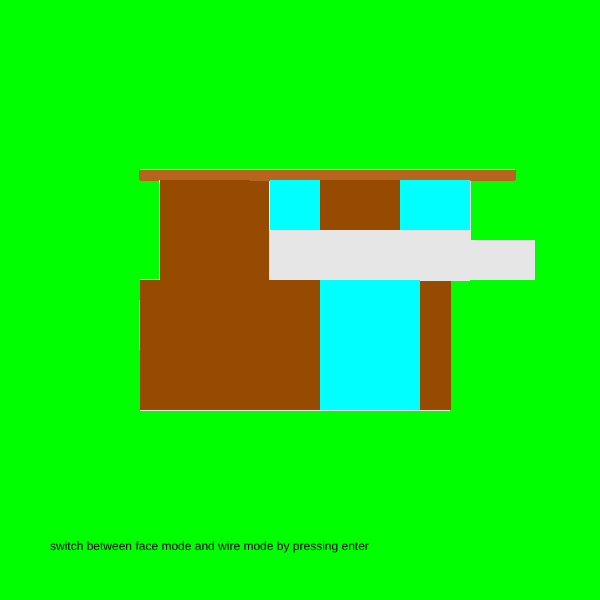
Frame 1 (no input)
Frame 60 (no input): identical to frame 1, image omitted
Frame 120 (the mouse pressed at the canvas centre since frame 60): identical to frame 1, image omitted

The p5.js sketch that drew this single still picture (run headless with seeded random() and noise() and a simulated clock; from frame 60 on, the mouse is pressed at the canvas centre):

// p5.js sketch
// ── sketch.js
/*
Project 11 - 3D
This is a 3D model of a house on a 600x600 canvas. I used a 600x600 canvas so that it is easier to see the house.
There are two modes (face mode and wire mode). Face mode allows the user to see a colored version of the home
and wire mode allows the user to see the wire frame of the house by pressing enter 
*/
var backgroundColour, nodeColour, edgeColour;
var nodeSize = 8;
var base;
var base_left_cover;
var base_right_cover;
var base_back_cover;

var topFloor;
var topFloor_left_cover;
var topFloor_right_cover;
var topFloor_back_cover;

var topFloor_roof;
var topFloor_back;
var topFloor_roof_back;
var window_front;

var shapes = [];
var wire_shapes = [];

var isFaceMode;
function setup() {
    createCanvas(600, 600);
    fill(0, 0, 0);
    angleMode(DEGREES);
    isFaceMode = true;
    backgroundColour = color(255, 255, 255);
    nodeColour = color(40, 168, 107);
    edgeColour = color(34, 68, 204);

    //SET UP SHAPES
    //x, y, z, w, h, d
    base = new object(-160, -20, -20, 310, 130, 250);
    base.id = "brick"
    base_left_cover = new object(base.x - 1, base.y, base.z, 1, base.h, base.d);
    base_left_cover.id = "brick";
    base_right_cover = new object(base.x + base.w, base.y, base.z, 1, base.h, base.d);
    base_right_cover.id = "brick";
    base_back_cover = new object(base.x, base.y, base.z + base.d + 1, base.w, base.h, 1);
    base_back_cover.id = "back_wall";
    base_front_cover = new object(base.x, base.y, base.z - 1, base.w, base.h, -1);
    base_front_cover.id = "front_wall";
    base_top_cover = new object(base.x, base.y - 1, base.z, base.w, 1, base.d);
    base_top_cover.id = "top_wall";
    base_bottom_cover = new object(base.x, base.y + base.h, base.z, base.w, 1, base.d);


    topFloor = new object(-30, -120, -50, 200, 100, 100);
    topFloor_left_cover = new object(topFloor.x - 1, topFloor.y, topFloor.z, 1, topFloor.h, topFloor.d);
    topFloor_left_cover.color_wall = "left_wall";
    topFloor_right_cover = new object(topFloor.x + topFloor.w, topFloor.y, topFloor.z, 1, topFloor.h, topFloor.d);
    topFloor_right_cover.color_wall = "right_wall";
    topFloor_back_cover = new object(topFloor.x, topFloor.y, topFloor.z + topFloor.d + 1, topFloor.w, topFloor.h, 1);
    topFloor_back_cover.color_wall = "back_wall";
    topFloor_front_cover = new object(topFloor.x, topFloor.y, topFloor.z - 1, topFloor.w, topFloor.h, -1);
    topFloor_front_cover.id = "front_wall";
    topFloor_top_cover = new object(topFloor.x, topFloor.y - 1, topFloor.z, topFloor.w, 1, topFloor.d);
    topFloor_top_cover.color_wall = "top_wall";
    topFloor_bottom_cover = new object(topFloor.x, topFloor.y + topFloor.h, topFloor.z, topFloor.w, 1, topFloor.d);
    topFloor_bottom_cover.color_wall = "bottom_wall";


    topFloor_back = new object(-140, -120, 50, 300, 100, 200);
    topFloor_back_left_cover = new object(topFloor_back.x - 1, topFloor_back.y, topFloor_back.z, 1, topFloor_back.h, topFloor_back.d);
    topFloor_back_left_cover.color_wall = "left_wall";
    topFloor_back_right_cover = new object(topFloor_back.x + topFloor_back.w, topFloor_back.y, topFloor_back.z, 1, topFloor_back.h, topFloor_back.d);
    topFloor_back_right_cover.color_wall = "right_wall";
    topFloor_back_back_cover = new object(topFloor_back.x, topFloor_back.y, topFloor_back.z + topFloor_back.d + 1, topFloor_back.w, topFloor_back.h, 1);
    topFloor_back_back_cover.color_wall = "back_wall";
    topFloor_back_front_cover = new object(topFloor_back.x, topFloor_back.y, topFloor_back.z - 1, topFloor_back.w, topFloor_back.h, -1);
    topFloor_back_front_cover.id = "brick";
    topFloor_back_top_cover = new object(topFloor_back.x, topFloor_back.y - 1, topFloor_back.z, topFloor_back.w, 1, topFloor_back.d);
    topFloor_back_top_cover.color_wall = "top_wall";
    topFloor_back_bottom_cover = new object(topFloor_back.x, topFloor_back.y + topFloor_back.h, topFloor_back.z, topFloor_back.w, 1, topFloor_back.d);
    topFloor_back_bottom_cover.color_wall = "bottom_wall";

    ledge = new object(160, -60, 50, 75, 40, 200);


    topFloor_roof = new object(-50, -130, -100, 250, 10, 150);
    topFloor_roof_left_cover = new object(topFloor_roof.x - 1, topFloor_roof.y, topFloor_roof.z, 1, topFloor_roof.h, topFloor_roof.d);
    topFloor_roof_left_cover.id = "off_brick";
    topFloor_roof_right_cover = new object(topFloor_roof.x + topFloor_roof.w, topFloor_roof.y, topFloor_roof.z, 1, topFloor_roof.h, topFloor_roof.d);
    topFloor_roof_right_cover.id = "off_brick";
    topFloor_roof_back_cover = new object(topFloor_roof.x, topFloor_roof.y, topFloor_roof.z + topFloor_roof.d + 1, topFloor_roof.w, topFloor_roof.h, 1);
    topFloor_roof_back_cover.id = "off_brick";
    topFloor_roof_front_cover = new object(topFloor_roof.x, topFloor_roof.y, topFloor_roof.z - 1, topFloor_roof.w, topFloor_roof.h, -1);
    topFloor_roof_front_cover.id = "off_brick";
    topFloor_roof_top_cover = new object(topFloor_roof.x, topFloor_roof.y - 1, topFloor_roof.z, topFloor_roof.w, 1, topFloor_roof.d);
    //topFloor_roof_top_cover.id = "off_brick";
    topFloor_roof_bottom_cover = new object(topFloor_roof.x, topFloor_roof.y + topFloor_roof.h, topFloor_roof.z, topFloor_roof.w, 1, topFloor_roof.d);
    topFloor_roof_bottom_cover.id = "off_brick";


    topFloor_roof_back = new object(-160, -130, 50, 375, 10, 250);
    topFloor_roof_back_left_cover = new object(topFloor_roof_back.x - 1, topFloor_roof_back.y, topFloor_roof_back.z, 1, topFloor_roof_back.h, topFloor_roof_back.d);
    topFloor_roof_back_left_cover.id = "off_brick";
    topFloor_roof_back_right_cover = new object(topFloor_roof_back.x + topFloor_roof_back.w, topFloor_roof_back.y, topFloor_roof_back.z, 1, topFloor_roof_back.h, topFloor_roof_back.d);
    topFloor_roof_back_right_cover.id = "off_brick";
    topFloor_roof_back_back_cover = new object(topFloor_roof_back.x, topFloor_roof_back.y, topFloor_roof_back.z + topFloor_roof_back.d + 1, topFloor_roof_back.w, topFloor_roof_back.h, 1);
    topFloor_roof_back_back_cover.id = "off_brick";
    topFloor_roof_back_front_cover = new object(topFloor_roof_back.x, topFloor_roof_back.y, topFloor_roof_back.z - 1, topFloor_roof_back.w, topFloor_roof_back.h, -1);
    topFloor_roof_back_front_cover.id = "off_brick";
    topFloor_roof_back_top_cover = new object(topFloor_roof_back.x, topFloor_roof_back.y - 1, topFloor_roof_back.z, topFloor_roof_back.w, 1, topFloor_roof_back.d);
    //topFloor_roof_back_top_cover.id = "off_brick";
    topFloor_roof_back_bottom_cover = new object(topFloor_roof_back.x, topFloor_roof_back.y + topFloor_roof_back.h, topFloor_roof_back.z, topFloor_roof_back.w, 1, topFloor_roof_back.d);
    topFloor_roof_back_bottom_cover.id = "off_brick";


    window_front = new object(20, -20, -21, 100, 130, 1);
    window_front.id = "window";
    
    window_top_one = new object(-30, -120, -50, 50, 50, 1);
    window_top_one.id = "window";
    window_top_two = new object(100, -120, -50, 70, 50, 1);
    window_top_two.id = "window";

    brick_top = new object(20, -120, -50, 80, 50, 1);
    brick_top.id = "brick";
    brick_base = new object(-160, -20, -21, 180, 130, 1);
    brick_base.id = "brick";

    window_right = new object(160, -120, 50, 1, 100, 200);
    window_right.id = "window";
    window_left = new object(-161, 0, 50, 1, 50, 100);
    window_left.id = "window";

    shapes = [
        window_front, window_top_one, window_top_two, window_left, window_right, brick_top, brick_base, base, base_right_cover, base_top_cover, base_bottom_cover, base_back_cover,
        topFloor, topFloor_left_cover, topFloor_right_cover, topFloor_top_cover, topFloor_bottom_cover, topFloor_back_cover,
        topFloor_back, topFloor_back_left_cover, topFloor_back_top_cover, topFloor_back_bottom_cover, topFloor_back_front_cover, topFloor_back_back_cover,
        topFloor_roof, topFloor_roof_left_cover, topFloor_roof_right_cover, topFloor_roof_top_cover, topFloor_roof_bottom_cover, topFloor_roof_front_cover, topFloor_roof_back_cover,
        topFloor_roof_back, topFloor_roof_back_left_cover, topFloor_roof_back_right_cover, topFloor_roof_back_top_cover, topFloor_roof_back_bottom_cover, topFloor_roof_back_front_cover, topFloor_roof_back_back_cover,
        ledge
        
    ];
    wire_shapes = [base, topFloor, topFloor_back, topFloor_roof, topFloor_roof_back, ledge]
}


function keyPressed() {
    if (keyCode === ENTER && isFaceMode == true ) {
        isFaceMode = false;
    } else if (keyCode === ENTER &&  isFaceMode == false) {
        isFaceMode = true;
    }
  }

var draw = function () {
    background(0, 255,0);
    text("switch between face mode and wire mode by pressing enter", 50, 550);
    if(isFaceMode == true){
        face_mode();
    }else{
        wire_mode();
    }


};
mouseDragged = function () {
    var dx = mouseX - pmouseX;
    var dy = mouseY - pmouseY;
    for (var shapeNum = 0; shapeNum < shapes.length; shapeNum++) {
        var nodes = shapes[shapeNum].shape.nodes;
        rotateY3D(dx, nodes);
        rotateX3D(dy, nodes);
    }
};
// ── color.js
var r, g, b;
var color_face =  function(input){

    if(input == "front_wall"){
        r = 120;
        g = 120;
        b = 120;
    }
    if(input == "back_wall"){
        r = 120;
        g = 120;
        b = 120;
    }
    if(input == "right_wall"){
        r = 255;
        g = 255;
        b = 255;
    }
    if(input == "left_wall"){
        r = 255;
        g = 255;
        b = 255;
    }
    if(input == "top_wall"){
        r = 200;
        g = 200;
        b = 200;
    }
    if(input == "bottom_wall"){
        r = 200;
        g = 200;
        b = 200;
    }
}
// ── cube.js
var createCuboid = function (x, y, z, w, h, d) {
    var nodes = [
        [x, y, z],
        [x, y, z + d],
        [x, y + h, z],
        [x, y + h, z + d],
        [x + w, y, z],
        [x + w, y, z + d],
        [x + w, y + h, z],
        [x + w, y + h, z + d]
    ];
    var edges = [
        [0, 1],
        [1, 3],
        [3, 2],
        [2, 0],
        [4, 5],
        [5, 7],
        [7, 6],
        [6, 4],
        [0, 4],
        [1, 5],
        [2, 6],
        [3, 7]
    ];
    var faces = [
        [0, 1, 3, 2],
        [4, 6, 7, 5],
        [0, 2, 6, 4],
        [1, 5, 7, 3],
        [2, 3, 7, 6],
        [0, 4, 5, 1]
    ];
    return {
        'nodes': nodes,
        'edges': edges,
        'faces': faces
    };
};
// ── object.js
var object = function(x, y, z, w, h, d){
    this.x = x;
    this.y = y;
    this.z = z;
    this.w = w;
    this.h = h;
    this.d = d;
    this.color_wall;
    this.shape = createCuboid(x, y, z, w, h, d);
    this.left_cover = createCuboid(x - 1, y, z, 1, h, d);
    this.right_cover = createCuboid(x + w, y, z, 1, h, d);
    this.shapes = [this.shape, this.left_cover, this.right_cover];
    this.id = "";
    this.r = 0;
    this.g = 0;
    this.b = 0;
    this.rt = 0;
    this.gt = 0;
    this.bt = 0;
}

var face_mode = function(){
    var nodes, edges, faces, skippedFaces, aVec, bVec, cVec, dir;
    let shapesCopy = [...shapes];
    let orderedShapes = [];
    push();
    translate(300, 300);
    noStroke();
    let zs = [];
    for (let i = 0; i < shapes.length; i++) {
        nodes = shapes[i].shape.nodes;
        zs[i] = (nodes[0][2] + nodes[7][2]) / 2;
    }
    let index, maxVal;
    while (zs.length) {
        index = 0;
        maxVal = zs[0];
        for (let i = 1; i < zs.length; i++) {
            if (zs[i] > maxVal) {
                index = i;
                maxVal = zs[i];
            }
        }
        orderedShapes.push(shapesCopy[index]);
        shapesCopy.splice(index, 1);
        zs.splice(index, 1);
    }
    for (var shapeNum = 0; shapeNum < orderedShapes.length; shapeNum++) {
        nodes = orderedShapes[shapeNum].shape.nodes;
        edges = orderedShapes[shapeNum].shape.edges;
        faces = orderedShapes[shapeNum].shape.faces;
        for (var f = 0; f < faces.length; f++) {
            aVec = createVector(nodes[faces[f][0]][0],
                nodes[faces[f][0]][1], nodes[faces[f][0]][2]);
            bVec = createVector(nodes[faces[f][1]][0],
                nodes[faces[f][1]][1], nodes[faces[f][1]][2]);
            cVec = createVector(nodes[faces[f][2]][0],
                nodes[faces[f][2]][1], nodes[faces[f][2]][2]);
            dir = p5.Vector.cross(p5.Vector.sub(cVec, aVec),
                p5.Vector.sub(bVec, aVec));
            if (dir.z > 0 && (shapeNum != 1 || f > 1)) {
                if(orderedShapes[shapeNum].id == "window"){
                    fill(0, 255, 255); //front
                }
                else if(orderedShapes[shapeNum].id == "brick"){
                    fill(150, 75, 0); //front
                }else if (orderedShapes[shapeNum].id == "off_brick"){
                    fill(181, 101, 29);
                }
                else if(f == 5){ // top
                    fill(150, 75, 0);
                }else if(f == 4){//bottom
                    fill(255, 255, 255);
                }else if(f == 3){
                    fill(170, 170, 170); //back
                }else if(f == 2){
                    fill(230, 230, 230); //front
                }else if(f == 0){
                    fill(170, 170, 170); //left
                }else{ 
                    fill(230, 230, 230); //right
                }
                beginShape();
                for (let i = 0; i < faces[f].length; i++) {
                    let point = nodes[faces[f][i]];
                    vertex(point[0], point[1]);
                }
                endShape();
            }
        }
        for (var e = 0; e < edges.length; e++) {
            var n0 = edges[e][0];
            var n1 = edges[e][1];
            var node0 = nodes[n0];
            var node1 = nodes[n1];
            line(node0[0], node0[1], node1[0], node1[1]);
        }
    }
    pop();
}
var backgroundColour, nodeColour, edgeColour;
var wire_mode = function (){

    var nodes, edges;
    push();
    translate(300, 300);
    // Draw edges
    stroke(edgeColour);
    for (var shapeNum = 0; shapeNum < wire_shapes.length; shapeNum++) {
        nodes = wire_shapes[shapeNum].shape.nodes;
        edges = wire_shapes[shapeNum].shape.edges;
        for (var e = 0; e < edges.length; e++) {
            var n0 = edges[e][0];
            var n1 = edges[e][1];
            var node0 = nodes[n0];
            var node1 = nodes[n1];
            line(node0[0], node0[1], node1[0], node1[1]);
        }
    }
    // Draw nodes
    fill(nodeColour);
    noStroke();
    for (var shapeNum = 0; shapeNum < wire_shapes.length; shapeNum++) {
        nodes = wire_shapes[shapeNum].shape.nodes;
        for (var n = 0; n < nodes.length; n++) {
            var node = nodes[n];
            ellipse(node[0], node[1], nodeSize, nodeSize);
        }
    }
    pop();
}
// ── rotate3D.js
var rotateZ3D = function (theta, nodes) {
    var sinTheta = sin(theta);
    var cosTheta = cos(theta);
    for (var n = 0; n < nodes.length; n++) {
        var node = nodes[n];
        var x = node[0];
        var y = node[1];
        node[0] = x * cosTheta - y * sinTheta;
        node[1] = y * cosTheta + x * sinTheta;
    }
};
var rotateY3D = function (theta, nodes) {
    var sinTheta = sin(theta);
    var cosTheta = cos(theta);
    for (var n = 0; n < nodes.length; n++) {
        var node = nodes[n];
        var x = node[0];
        var z = node[2];
        node[0] = x * cosTheta - z * sinTheta;
        node[2] = z * cosTheta + x * sinTheta;
    }
};
var rotateX3D = function (theta, nodes) {
    var sinTheta = sin(theta);
    var cosTheta = cos(theta);
    for (var n = 0; n < nodes.length; n++) {
        var node = nodes[n];
        var y = node[1];
        var z = node[2];
        node[1] = y * cosTheta - z * sinTheta;
        node[2] = z * cosTheta + y * sinTheta;
    }
};
